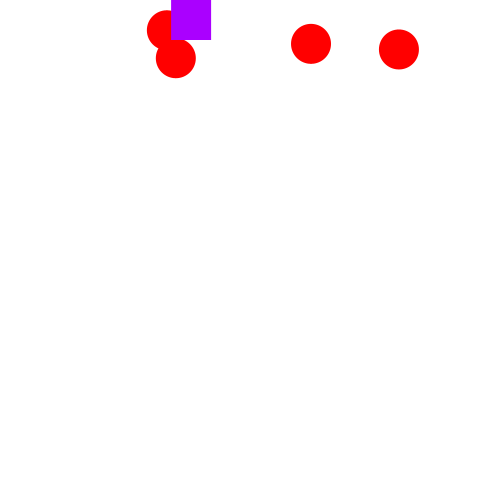
Frame 1 (no input)
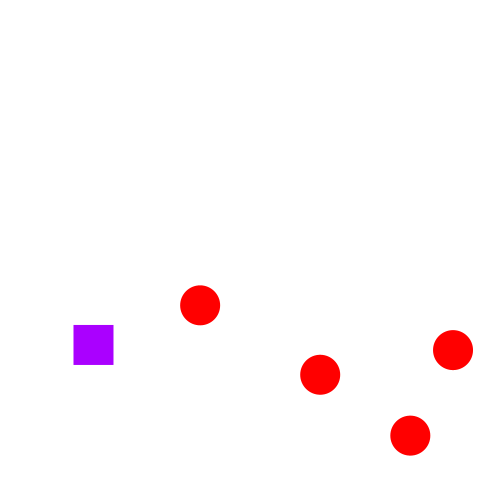
Frame 60 (the mouse pressed at the canvas centre just before this capture)
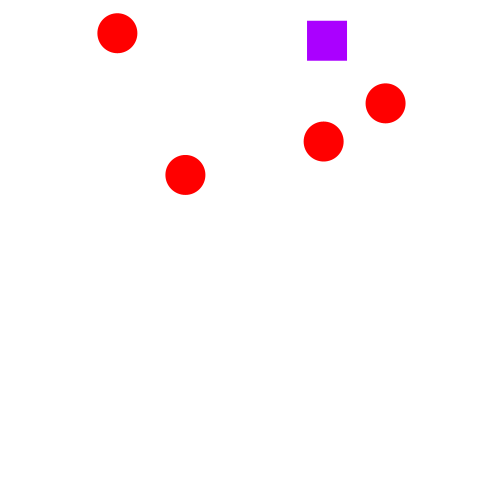
Frame 120 (the mouse held since frame 60 and released just before this capture)

The Processing sketch that drew these frames (run headless with seeded random() and noise(); from frame 60 on, the mouse is pressed at the canvas centre):

// Processing sketch: objectsInteraction
// ── objectsInteraction.pde
final float vx0min = -3;            // vxの初期値の下限
final float vx0max = 7;             // vxの初期値の上限
final float vy0min = 3;             // vyの初期値の下限
final float vy0max = 7;             // vyの初期値の上限
final float fps = 60;               // 1秒間あたりのフレーム数
final float d = 40;
final float elas = 0.98;
final float hueMax = 360;

// 変数
Ball[] balls = new Ball[4];                         // ボールのオブジェクト1つを参照する変数
Ball square;
void setup() {
  frameRate(fps);
  size(480, 480);
  noStroke();
  fill(0, 0, 0);
  square = new Ball();
  for (int i=0; i<balls.length; i++) {
    balls[i] = new Ball ();
  }
  for (int i=0; i<balls.length; i++) {
    balls[i].setD(d);                    // ボールの直径をセット
    balls[i].setX(random(d / 2, width - d / 2));
    balls[i].setY(random(d / 2, height / 5));
    balls[i].setVX(random(vx0min, vx0max));
    balls[i].setVY(random(vy0min, vy0max));
    balls[i].setgravity(9.8 / fps);
    balls[i].setelas(elas);
    balls[i].sethueMax(hueMax);
    balls[i].setjud(1);
  }
  square.setD(d);
  square.setX(random(d / 2, width - d / 2));
  square.setX(random(d / 2, width - d / 2));
  square.setVX(random(vx0min, vx0max));
  square.setVY(random(vy0min, vy0max));
  square.setgravity(9.8 / fps);
  square.setelas(elas);
  square.sethueMax(hueMax);
  square.setjud(0);
  rectMode(CENTER);
  colorMode(HSB, hueMax, 100, 100);
}

void draw() {
  background(0, 0, 100);
  for (int i=0; i<balls.length; i++) {
    balls[i].move();
    balls[i].draw();
  }
  square.move();
  square.draw2();
}

/** 動くボールを表す */
class Ball {
  float gravity;    // 1フレームあたりの重力加速度
  float elas;            // 反発係数
  float hueMax;
  float d;
  float x;
  float y;
  float vx;
  float vy;
  int jud;
  void setD(float d) {
    this.d = d;
  }
  void setX(float x) {
    this.x = x;
  }
  void setY(float y) {
    this.y = y;        // ボールの中心のy座標
  }
  void setVX(float vx) {
    this.vx = vx;
  }
  void setVY(float vy) {
    this.vy = vy;
  }
  void setgravity(float gravity) {
    this.gravity = gravity;
  }
  void setelas(float elas) {
    this.elas = elas;
  }
  void sethueMax(float hueMax) {
    this.hueMax = hueMax;
  }
  void setjud(int jud) {
    this.jud = jud;
  }
  void move() {
    x  += vx;          // ボールが速度ぶん移動する
    vy += gravity; 
    y  += vy;          // ボールが速度ぶん移動する
    if (x < d / 2) {
      if (jud==0) {
        for (int i=0; i<balls.length; i++) {
          balls[i].vx -= 10;
        }
      }else {
        square.vx -= 2;
      }
      vx = - vx * elas;
      x = d / 2;
    } else if (x > width - d / 2) {
      if (jud==0) {
        for (int i=0; i<balls.length; i++) {
          balls[i].vy += 10;
        }
      }else {
        square.vy += 2;
      }
      vx = - vx  * elas;
      x = width - d / 2;
    }
    if (y > height - d / 2) {
      if (jud==0) {
        for (int i=0; i<balls.length; i++) {
          balls[i].vx += 10;
        }
      }else {
        square.vx += 2;
      }
      vy = - vy * elas;
      y = height - d / 2;
    } else if (y < d / 2) {
      if (jud==0) {
        for (int i=0; i<balls.length; i++) {
          balls[i].vy -= 10;
        }
      }else {
        square.vy -= 2;
      }
      vy = - vy * elas;
      y = d / 2;
    }
  }
  void draw() {
    fill(0, 100, 100);
    ellipse(x, y, d, d);
  }
  void draw2() {
    fill(280, 100, 100);
    rect(x, y, d, d);
  }
}
